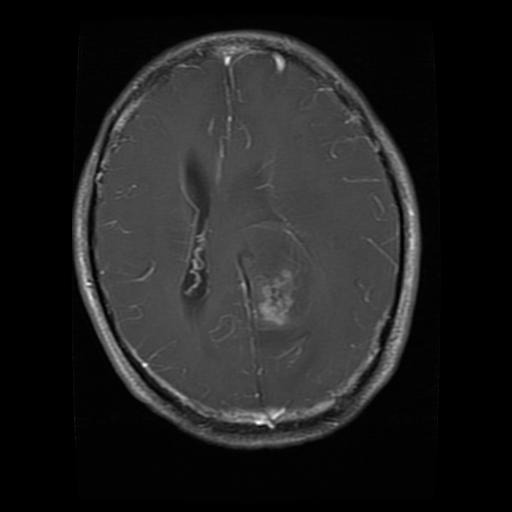
#> input picture Training/glioma/Tr-gl_0074.jpg, 512 x 512 px, found by its file name; its folder holds 3 pictures in this run; the run also reads 1 picture not shown here
$ jupyter execute brain_tumor.ipynb
#> lines starting #> are read from the running program, lines starting #| are printed output that depends on the picture; pictures that were not available may be replaced by others from this repository, and a replacement may not be noted
[cell 1]
import os
import matplotlib.pyplot as plt
import cv2
import random

# Define dataset paths
base_path = r"C:\Users\almansur\Documents\brain_tumor"
train_path = os.path.join(base_path, "Training")
test_path = os.path.join(base_path, "Testing")

# Verify paths
print(f"Training Path: {train_path}")
print(f"Testing Path: {test_path}")

[cell 2]
# Visualize random images from each class in the Testing folder
classes = ['glioma', 'meningioma', 'notumor', 'pituitary']
fig, axes = plt.subplots(1, 4, figsize=(15, 5))
for i, cls in enumerate(classes):
    class_path = os.path.join(test_path, cls)
    image_name = random.choice(os.listdir(class_path))
    image_path = os.path.join(class_path, image_name)
    image = cv2.imread(image_path, cv2.IMREAD_GRAYSCALE)
#> image is the input picture: shape (512, 512); min 0, max 255, mean 32.6
    axes[i].imshow(image, cmap='gray')
    axes[i].set_title(cls)
    axes[i].axis('off')
plt.tight_layout()
plt.show()
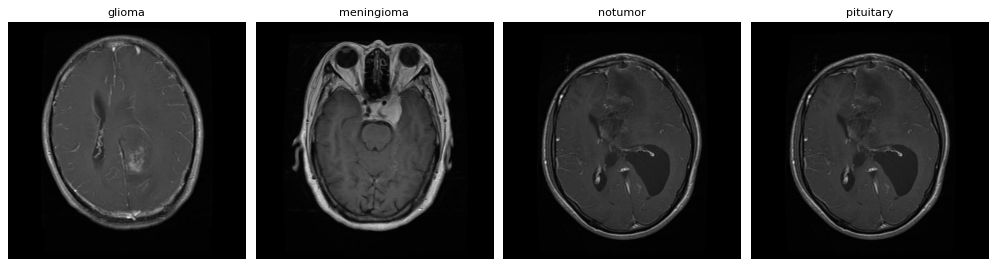
#> figure drawn by matplotlib, 4 panels

[cell 3]
import numpy as np

def load_data(data_path, target_size=(128, 128)):
#> called with target_size = (128, 128)
    images, labels = [], []
    class_names = os.listdir(data_path)
    class_map = {name: idx for idx, name in enumerate(class_names)}
    for cls in class_names:
        class_path = os.path.join(data_path, cls)
        for file in os.listdir(class_path):
            file_path = os.path.join(class_path, file)
            image = cv2.imread(file_path, cv2.IMREAD_GRAYSCALE)
            image = cv2.resize(image, target_size)
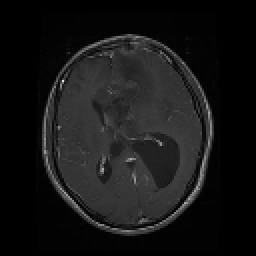
#> image: shape (128, 128) (shown 2 times larger); min 0, max 228, mean 22.1
            images.append(image)
            labels.append(class_map[cls])
    return np.array(images), np.array(labels), class_map

# Load Testing Data
X_test, y_test, class_map = load_data(test_path)
#> y_test = [0]; class_map = {'Tr-gl_0072.jpg': 0}

# Normalize
X_test = X_test / 255.0

print(f"Testing data shape: {X_test.shape}")
#| Testing data shape: (1, 128, 128)
print(f"Class mapping: {class_map}")
#| Class mapping: {'Tr-gl_0072.jpg': 0}

[cell 4]
import pandas as pd
import seaborn as sns

# Count occurrences of each class
test_class_counts = pd.Series(y_test).value_counts()

# Plot distribution
sns.barplot(x=[list(class_map.keys())[idx] for idx in test_class_counts.index], y=test_class_counts.values)
plt.title('Class Distribution in Testing Set')
plt.xlabel('Class')
plt.ylabel('Number of Images')
plt.show()
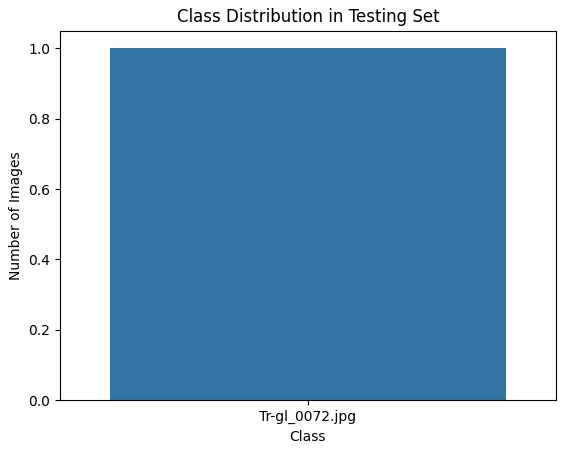
#> figure drawn by matplotlib, 1 panel
